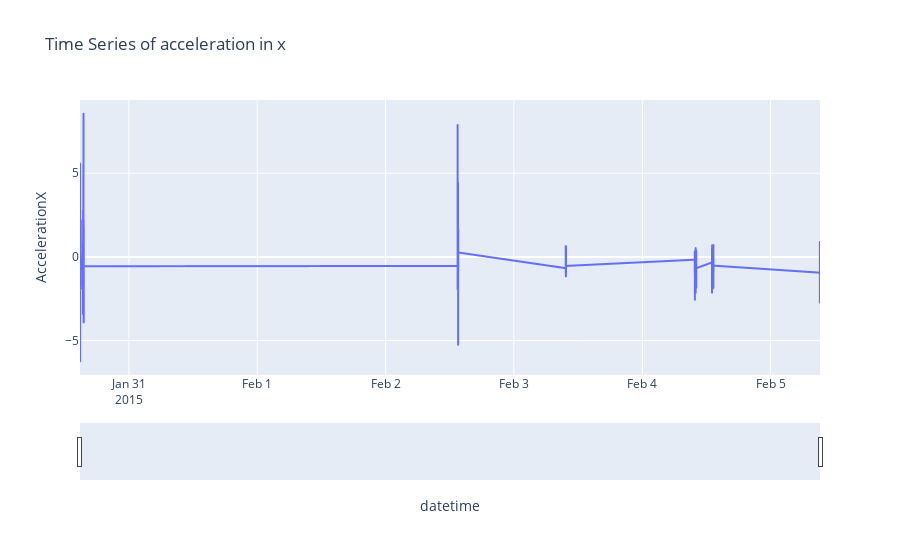

The code cell stored with this chart in its notebook:
### Code cell
fig = px.line(measure1_df, x='datetime', y='AccelerationX', title='Time Series of acceleration in x')

fig.update_xaxes(rangeslider_visible=True)
fig.show()

### Figure 1 — Plotly figure (JSON) as saved in the notebook; plotly's stock layout.template omitted (floating-point values rounded to 4 significant figures; data arrays with more than 128 entries replaced by an {"elided": "..."} marker saying what was removed)
{"data": [{"hovertemplate": "datetime=%{x}<br>AccelerationX=%{y}<extra></extra>", "legendgroup": "", "line": {"color": "#636efa", "dash": "solid"}, "marker": {"symbol": "circle"}, "mode": "lines", "name": "", "showlegend": false, "type": "scattergl", "x": {"elided": "11498 str values"}, "xaxis": "x", "y": {"elided": "11498 float values"}, "yaxis": "y"}], "layout": {"legend": {"tracegroupgap": 0}, "title": {"text": "Time Series of acceleration in x"}, "xaxis": {"anchor": "y", "domain": [0, 1], "rangeslider": {"visible": true}, "title": {"text": "datetime"}}, "yaxis": {"anchor": "x", "domain": [0, 1], "title": {"text": "AccelerationX"}}}}
